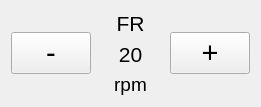
       <widget class="QWidget" name="layoutWidget_2">
        <property name="geometry">
         <rect>
          <x>480</x>
          <y>140</y>
          <width>261</width>
          <height>89</height>
         </rect>
        </property>
        <layout class="QHBoxLayout" name="horizontalLayout_2">
         <item>
          <widget class="QPushButton" name="pushButton_minFR">
           <property name="font">
            <font>
             <pointsize>22</pointsize>
             <underline>false</underline>
            </font>
           </property>
           <property name="text">
            <string>-</string>
           </property>
          </widget>
         </item>
         <item>
          <layout class="QVBoxLayout" name="verticalLayout_2">
           <item>
            <widget class="QLabel" name="label_10">
             <property name="font">
              <font>
               <pointsize>16</pointsize>
              </font>
             </property>
             <property name="layoutDirection">
              <enum>Qt::LeftToRight</enum>
             </property>
             <property name="text">
              <string>FR</string>
             </property>
             <property name="alignment">
              <set>Qt::AlignCenter</set>
             </property>
            </widget>
           </item>
           <item>
            <widget class="QLabel" name="label_fr">
             <property name="font">
              <font>
               <pointsize>16</pointsize>
              </font>
             </property>
             <property name="layoutDirection">
              <enum>Qt::LeftToRight</enum>
             </property>
             <property name="text">
              <string>20</string>
             </property>
             <property name="alignment">
              <set>Qt::AlignCenter</set>
             </property>
            </widget>
           </item>
           <item>
            <widget class="QLabel" name="label_11">
             <property name="font">
              <font>
               <pointsize>14</pointsize>
              </font>
             </property>
             <property name="layoutDirection">
              <enum>Qt::LeftToRight</enum>
             </property>
             <property name="text">
              <string>rpm</string>
             </property>
             <property name="alignment">
              <set>Qt::AlignCenter</set>
             </property>
            </widget>
           </item>
          </layout>
         </item>
         <item>
          <widget class="QPushButton" name="pushButton_moreFR">
           <property name="font">
            <font>
             <pointsize>22</pointsize>
            </font>
           </property>
           <property name="text">
            <string>+</string>
           </property>
          </widget>
         </item>
        </layout>
       </widget>
